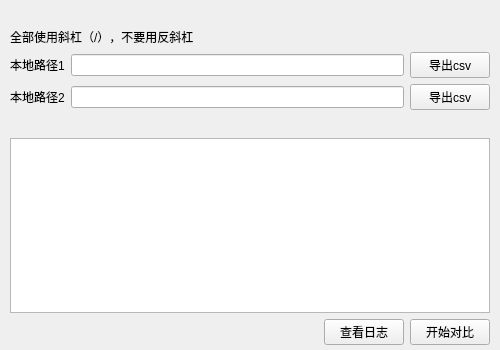
<?xml version="1.0" encoding="UTF-8"?>
<ui version="4.0">
 <class>MainWindow</class>
 <widget class="QMainWindow" name="MainWindow">
  <property name="geometry">
   <rect>
    <x>0</x>
    <y>0</y>
    <width>500</width>
    <height>350</height>
   </rect>
  </property>
  <property name="sizePolicy">
   <sizepolicy hsizetype="Fixed" vsizetype="Fixed">
    <horstretch>0</horstretch>
    <verstretch>0</verstretch>
   </sizepolicy>
  </property>
  <property name="minimumSize">
   <size>
    <width>500</width>
    <height>350</height>
   </size>
  </property>
  <property name="maximumSize">
   <size>
    <width>500</width>
    <height>350</height>
   </size>
  </property>
  <property name="windowTitle">
   <string>文件树</string>
  </property>
  <widget class="QWidget" name="centralwidget">
   <property name="sizePolicy">
    <sizepolicy hsizetype="Fixed" vsizetype="Fixed">
     <horstretch>0</horstretch>
     <verstretch>0</verstretch>
    </sizepolicy>
   </property>
   <property name="minimumSize">
    <size>
     <width>500</width>
     <height>350</height>
    </size>
   </property>
   <property name="maximumSize">
    <size>
     <width>500</width>
     <height>350</height>
    </size>
   </property>
   <widget class="QWidget" name="widget" native="true">
    <property name="geometry">
     <rect>
      <x>0</x>
      <y>0</y>
      <width>500</width>
      <height>350</height>
     </rect>
    </property>
    <property name="sizePolicy">
     <sizepolicy hsizetype="Fixed" vsizetype="Fixed">
      <horstretch>0</horstretch>
      <verstretch>0</verstretch>
     </sizepolicy>
    </property>
    <property name="minimumSize">
     <size>
      <width>500</width>
      <height>350</height>
     </size>
    </property>
    <property name="maximumSize">
     <size>
      <width>500</width>
      <height>350</height>
     </size>
    </property>
    <layout class="QVBoxLayout" name="verticalLayout" stretch="0,0,0,0,0,0">
     <property name="sizeConstraint">
      <enum>QLayout::SetDefaultConstraint</enum>
     </property>
     <property name="leftMargin">
      <number>10</number>
     </property>
     <property name="topMargin">
      <number>5</number>
     </property>
     <property name="rightMargin">
      <number>10</number>
     </property>
     <property name="bottomMargin">
      <number>5</number>
     </property>
     <item>
      <spacer name="verticalSpacer_2">
       <property name="orientation">
        <enum>Qt::Vertical</enum>
       </property>
       <property name="sizeHint" stdset="0">
        <size>
         <width>20</width>
         <height>40</height>
        </size>
       </property>
      </spacer>
     </item>
     <item>
      <widget class="QLabel" name="label">
       <property name="text">
        <string>全部使用斜杠（/），不要用反斜杠</string>
       </property>
      </widget>
     </item>
     <item>
      <layout class="QFormLayout" name="formLayout">
       <property name="topMargin">
        <number>0</number>
       </property>
       <property name="bottomMargin">
        <number>0</number>
       </property>
       <item row="1" column="1">
        <layout class="QHBoxLayout" name="horizontalLayout">
         <item>
          <widget class="QLineEdit" name="lineEdit"/>
         </item>
         <item>
          <widget class="QPushButton" name="pushButton">
           <property name="text">
            <string>导出csv</string>
           </property>
          </widget>
         </item>
        </layout>
       </item>
       <item row="2" column="1">
        <layout class="QHBoxLayout" name="horizontalLayout_2">
         <item>
          <widget class="QLineEdit" name="lineEdit_2"/>
         </item>
         <item>
          <widget class="QPushButton" name="pushButton_2">
           <property name="text">
            <string>导出csv</string>
           </property>
          </widget>
         </item>
        </layout>
       </item>
       <item row="1" column="0">
        <widget class="QLabel" name="label_2">
         <property name="text">
          <string>本地路径1</string>
         </property>
        </widget>
       </item>
       <item row="2" column="0">
        <widget class="QLabel" name="label_3">
         <property name="text">
          <string>本地路径2</string>
         </property>
        </widget>
       </item>
      </layout>
     </item>
     <item>
      <spacer name="verticalSpacer">
       <property name="orientation">
        <enum>Qt::Vertical</enum>
       </property>
       <property name="sizeType">
        <enum>QSizePolicy::Expanding</enum>
       </property>
       <property name="sizeHint" stdset="0">
        <size>
         <width>20</width>
         <height>40</height>
        </size>
       </property>
      </spacer>
     </item>
     <item>
      <widget class="QTextBrowser" name="textBrowser"/>
     </item>
     <item>
      <layout class="QHBoxLayout" name="horizontalLayout_3">
       <item>
        <spacer name="horizontalSpacer_2">
         <property name="orientation">
          <enum>Qt::Horizontal</enum>
         </property>
         <property name="sizeHint" stdset="0">
          <size>
           <width>40</width>
           <height>20</height>
          </size>
         </property>
        </spacer>
       </item>
       <item>
        <widget class="QPushButton" name="pushButton_4">
         <property name="text">
          <string>查看日志</string>
         </property>
        </widget>
       </item>
       <item>
        <widget class="QPushButton" name="pushButton_3">
         <property name="text">
          <string>开始对比</string>
         </property>
        </widget>
       </item>
      </layout>
     </item>
    </layout>
   </widget>
  </widget>
  <action name="actiontest">
   <property name="text">
    <string>百度网盘导出地址</string>
   </property>
  </action>
  <action name="actionhere">
   <property name="text">
    <string>百度网盘文件树导出</string>
   </property>
  </action>
 </widget>
 <resources/>
 <connections/>
</ui>
